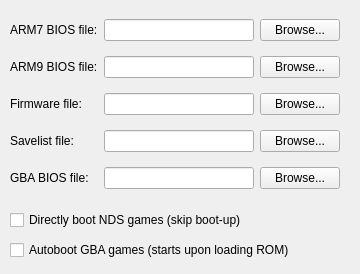
<?xml version="1.0" encoding="UTF-8"?>
<ui version="4.0">
 <class>ConfigWindow</class>
 <widget class="QWidget" name="ConfigWindow">
  <property name="geometry">
   <rect>
    <x>0</x>
    <y>0</y>
    <width>360</width>
    <height>274</height>
   </rect>
  </property>
  <property name="windowTitle">
   <string>Form</string>
  </property>
  <widget class="QCheckBox" name="toggle_direct_boot">
   <property name="geometry">
    <rect>
     <x>10</x>
     <y>210</y>
     <width>331</width>
     <height>20</height>
    </rect>
   </property>
   <property name="text">
    <string>Directly boot NDS games (skip boot-up)</string>
   </property>
  </widget>
  <widget class="QCheckBox" name="toggle_gba_boot">
   <property name="geometry">
    <rect>
     <x>10</x>
     <y>240</y>
     <width>331</width>
     <height>20</height>
    </rect>
   </property>
   <property name="text">
    <string>Autoboot GBA games (starts upon loading ROM)</string>
   </property>
  </widget>
  <widget class="QWidget" name="">
   <property name="geometry">
    <rect>
     <x>10</x>
     <y>10</y>
     <width>330</width>
     <height>191</height>
    </rect>
   </property>
   <layout class="QGridLayout" name="gridLayout">
    <item row="0" column="0">
     <widget class="QLabel" name="label_1">
      <property name="text">
       <string>ARM7 BIOS file:</string>
      </property>
     </widget>
    </item>
    <item row="0" column="1">
     <widget class="QLineEdit" name="arm7_BIOS_name"/>
    </item>
    <item row="0" column="2">
     <widget class="QPushButton" name="find_arm7_BIOS">
      <property name="text">
       <string>Browse...</string>
      </property>
     </widget>
    </item>
    <item row="1" column="0">
     <widget class="QLabel" name="label_2">
      <property name="text">
       <string>ARM9 BIOS file:</string>
      </property>
     </widget>
    </item>
    <item row="1" column="1">
     <widget class="QLineEdit" name="arm9_BIOS_name"/>
    </item>
    <item row="1" column="2">
     <widget class="QPushButton" name="find_arm9_BIOS">
      <property name="text">
       <string>Browse...</string>
      </property>
     </widget>
    </item>
    <item row="2" column="0">
     <widget class="QLabel" name="label_3">
      <property name="text">
       <string>Firmware file:</string>
      </property>
     </widget>
    </item>
    <item row="2" column="1">
     <widget class="QLineEdit" name="firmware_name"/>
    </item>
    <item row="2" column="2">
     <widget class="QPushButton" name="find_firmware">
      <property name="text">
       <string>Browse...</string>
      </property>
     </widget>
    </item>
    <item row="3" column="0">
     <widget class="QLabel" name="label_4">
      <property name="text">
       <string>Savelist file:</string>
      </property>
     </widget>
    </item>
    <item row="3" column="1">
     <widget class="QLineEdit" name="savelist_name">
      <property name="readOnly">
       <bool>true</bool>
      </property>
     </widget>
    </item>
    <item row="3" column="2">
     <widget class="QPushButton" name="find_savelist">
      <property name="text">
       <string>Browse...</string>
      </property>
     </widget>
    </item>
    <item row="4" column="0">
     <widget class="QLabel" name="label_5">
      <property name="text">
       <string>GBA BIOS file:</string>
      </property>
     </widget>
    </item>
    <item row="4" column="1">
     <widget class="QLineEdit" name="gba_BIOS_name">
      <property name="readOnly">
       <bool>true</bool>
      </property>
     </widget>
    </item>
    <item row="4" column="2">
     <widget class="QPushButton" name="find_gba_BIOS">
      <property name="text">
       <string>Browse...</string>
      </property>
     </widget>
    </item>
   </layout>
  </widget>
 </widget>
 <resources/>
 <connections/>
</ui>
